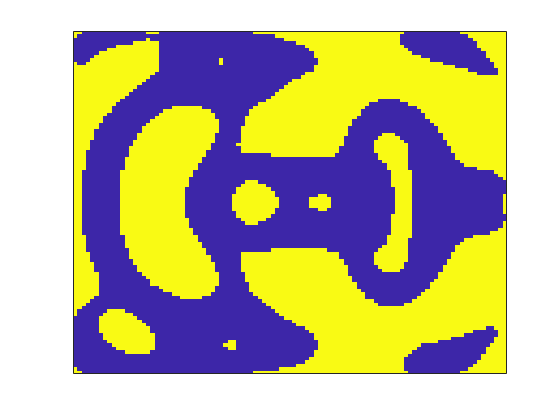
#> input picture CENTER_FINAL.bmp, 560 x 420 px
$ jupyter execute --allow-errors bmpToGDSConverter.ipynb
#> lines starting #> are read from the running program, lines starting #| are printed output that depends on the picture
[cell 1]
from PIL import Image
import numpy as np

col = Image.open("CENTER_FINAL.bmp")
#> col is the input picture: PIL image 560x420 RGB; mean R, G, B 189.8, 182.7, 153.6
gray = col.convert('L')
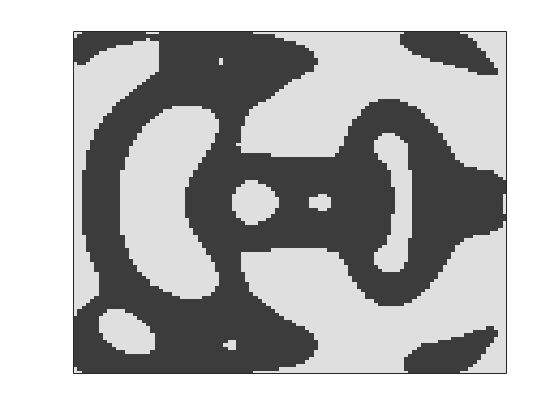
#> gray: PIL image 560x420 L; min 38, max 255, mean 181.5

# Let numpy do the heavy lifting for converting pixels to pure black or white
bw = np.asarray(gray).copy()

[cell 2]
uniqueVals=[]
for i in range(len(bw)):
    for j in range(len(bw[0])):
        if bw[i][j] not in uniqueVals:
            uniqueVals.append(bw[i][j])
#> after the loop, uniqueVals = [255, 84, 38, 223, 60]

[cell 3]
uniqueVals
#> Out = [255, 84, 38, 223, 60]

[cell 4]
len(bw[bw == 59])
#> Out = 0

[cell 5]
len(bw[bw>=0])
#> Out = 235200

[cell 6]
len(bw[bw!=255])
#> Out = 148862

[cell 7]
# Pixel range is 0...255, 256/2 = 128
# bw[bw < 128] = 0    # Black
# bw[bw >= 128] = 255 # White
cpbw=bw

bw[bw != 59] = 255 # White
#> bw: shape (420, 560); every value is 255
bw[bw == 59] = 0    # Black

# Now we put it back in Pillow/PIL land
bwImg = Image.fromarray(bw)
#imfile.save("result_bw.png")

[cell 8]
bwImg

[cell 9]
type(bwImg)

#> (a cell that did not finish here is left out)

[cell 11]
len(bw[bw==255])
#> Out = 235200

[cell 12]
len(bw[bw>=0])
#> Out = 235200

[cell 13]
gray

[cell 14]
gray

[cell 15]
col

[cell 16]
bwImg

[cell 17]
import gdspy

[cell 18]
def bWToGDS(Width, Height, bwArray, layer, datatype, matVal=0):
    #The Black Pixels will be represented as material, white is air
#> called with Width = 1, Height = 1, layer = 1, datatype = 1, matVal = 0
    YRes=len(bwArray)
#> YRes = 420
    XRes=len(bwArray[0])
#> XRes = 560
    pX=Width/XRes
#> pX = 0.00179
    pY=Height/YRes
#> pY = 0.00238
    rects=[]
    for i in range(len(bwArray)):
        for j in range(len(bwArray[0])):
           # print(bwArray[i][j])
            if bwArray[i][j]==matVal:
               # print("Adding Rect")
                #print((pX*i, pY*j))
                rects.append(gdspy.Rectangle((pX*j,-pY*i),(pX*(j+1), -pY*(i+1)), layer, datatype))
#> after the loop, rects = []
    patt=gdspy.boolean(rects[0], rects[1:], "or", max_points=0)

    return patt

#> (a cell that did not finish here is left out)

[cell 20]
#poly=gdspy.boolean(poly[0], poly[1:], "or")

#> (a cell that did not finish here is left out)

#> (a cell that did not finish here is left out)

#> (a cell that did not finish here is left out)

[cell 24]
gdspy.write_gds("Test.gds")
#> (this line was passed over: gdspy is not available in this run)
